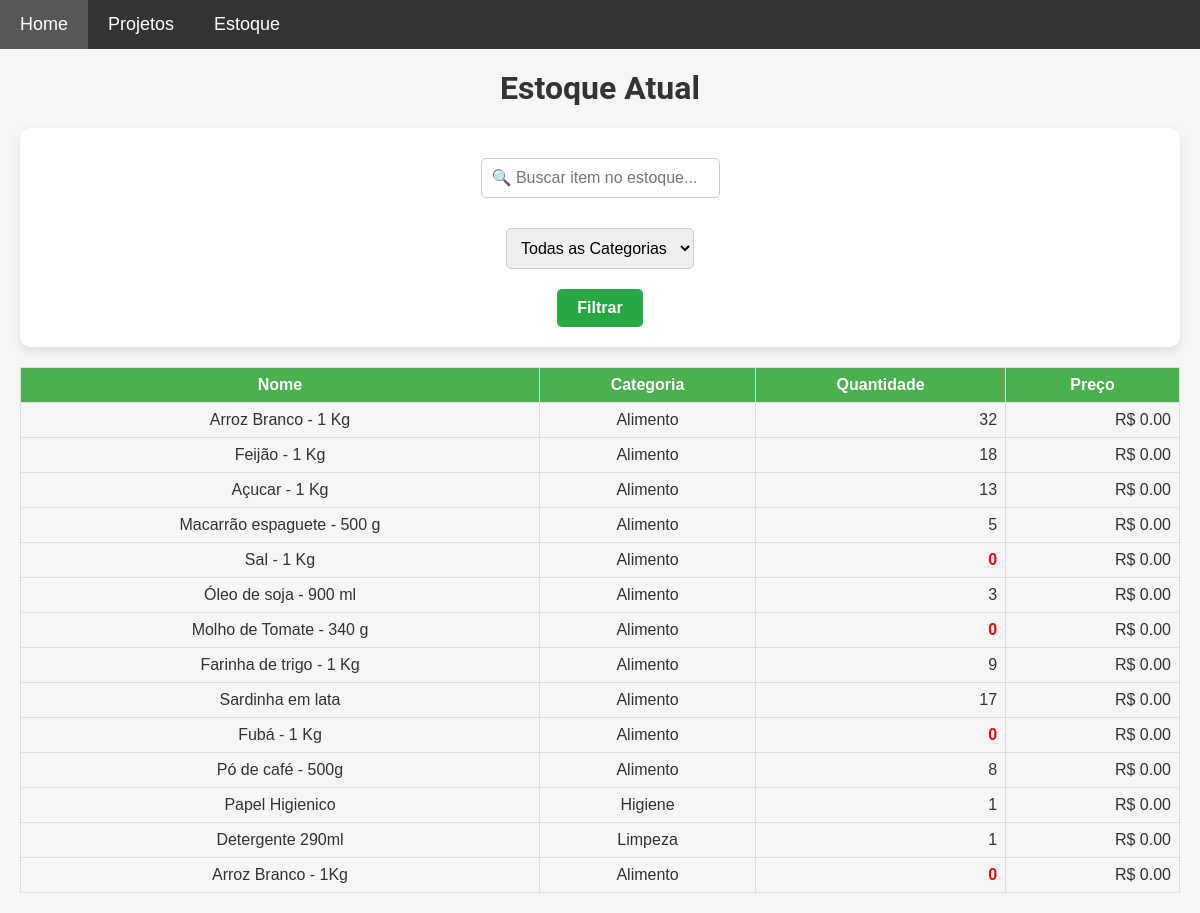
The page /estoque on the database its author committed.
### models.py (models this page shows)
class Item(db.Model):
    __table_args__ = {'extend_existing': True}  # Estende a tabela existente ao invés de tentar recriá-la
    id = db.Column(db.Integer, primary_key=True)
    nome = db.Column(db.String(100), nullable=False)
    descricao = db.Column(db.Text, nullable=False)
    categoria = db.Column(db.String(50), nullable=False)
    quantidade = db.Column(db.Integer, nullable=False, default=0)
    preco = db.Column(db.Float, nullable=False)

### app.py (the view)
@app.route('/estoque')
def estoque_atual():
    busca = request.args.get('busca', '')  # Termo de busca, se houver
    categoria = request.args.get('categoria', '')  # Categoria selecionada, se houver
    itens = Item.query.all()
    if busca:
        busca_sem_acentos = remover_acentos(busca).lower()
        itens = [item for item in itens if busca_sem_acentos in remover_acentos(item.nome).lower()]
    if categoria and categoria != 'todas':
        itens = [item for item in itens if item.categoria == categoria]
    categorias = list(set([item.categoria for item in Item.query.all()]))
    return render_template('estoque_atual.html', itens=itens, categorias=categorias)

### templates/estoque_atual.html (shortened to what this page needs)
{% extends 'base.html' %}
{% block content %}
<h1>Estoque Atual</h1>
<form id="search-form" method="GET" action="/estoque" class="search-form">
    <div class="form-group">
        <input type="text" name="busca" id="search" placeholder="🔍 Buscar item no estoque..." value="{{ request.args.get('busca', '') }}">
    </div>
    <div class="form-group">
        <select name="categoria" id="categoria">
            <option value="todas">Todas as Categorias</option>
        </select>
    </div>
    <div class="form-group">
        <button type="submit"> Filtrar</button>
    </div>
</form>
{% if itens %}
<table class="estoque-table" id="estoqueTable" data-sort-direction="asc">
    <thead>
        <tr>
            <th>Nome </th>
            <th>Categoria </th>
            <th>Quantidade </th>
            <th>Preço </th>
        </tr>
    </thead>
    <tbody>
        {% for item in itens %}
        <tr>
            <td>{{ item.nome }}</td>
            <td>{{ item.categoria }}</td>
            <td class="{{ 'alerta' if item.quantidade <= 0 else '' }}">{{ item.quantidade }}</td>
            <td>R$ {{ '%.2f' | format(item.preco) }}</td>
        </tr>
        {% endfor %}
    </tbody>
</table>
{% else %}
    <p class="mensagens danger">Nenhum item encontrado.</p>
{% endif %}
{% endblock %}

### templates/base.html (shortened to what this page needs)
<!DOCTYPE html>
<html lang="pt-BR">
<head>
    <link rel="stylesheet" href="{{ url_for('static', filename='css/style.css') }}">
</head>
<body>
    <nav class="navbar">
        <ul class="main-menu">
            <li><a href="{{ url_for('home') }}">Home</a></li>
            <li class="dropdown">
                <a href="javascript:void(0)" class="dropbtn">Projetos</a>
            </li>
            <li class="dropdown">
                <a href="javascript:void(0)" class="dropbtn">Estoque</a>
            </li>
        </ul>
    </nav>
    <div class="content">
        {% block content %}{% endblock %}
    </div>
</body>
</html>

### static/css/style.css (style rules this page uses)
body { font-family: 'Roboto', sans-serif; background-color: #f4f7f6; margin: 0; padding: 0; color: #333; }
h1, h3 { text-align: center; margin-top: 0; }
a { text-decoration: none; color: white; transition: background-color 0.3s ease; }
.content { padding: 20px; }
form { background-color: white; padding: 20px; border-radius: 10px; box-shadow: 0 4px 10px rgba(0, 0, 0, 0.1); margin-bottom: 20px; }
input[type="text"], input[type="date"], textarea, select { width: 100%; padding: 10px; margin: 10px 0; border: 1px solid #ccc; border-radius: 5px; font-size: 16px; box-sizing: border-box; }
form input[type="text"], form input[type="date"] { max-width: 200px; display: inline-block; margin-right: 10px; }
button { padding: 10px 20px; background-color: #28a745; color: white; border: none; border-radius: 5px; font-size: 16px; font-weight: bold; cursor: pointer; transition: background-color 0.3s ease; }
.estoque-table { width: 100%; border-collapse: collapse; margin-top: 20px; font-family: Arial, sans-serif; }
.estoque-table th, .estoque-table td { border: 1px solid #ddd; padding: 8px; }
.estoque-table th { background-color: #4CAF50; color: white; text-align: center; font-weight: bold; }
.estoque-table td { text-align: center; }
.estoque-table td:nth-child(3), .estoque-table td:nth-child(4) { text-align: right; }
.estoque-table td.alerta { color: red; font-weight: bold; }
.navbar { background-color: #333; font-family: Arial, sans-serif; display: flex; align-items: center; position: relative; z-index: 1000; }
.navbar ul { list-style-type: none; margin: 0; padding: 0; display: flex; flex-wrap: wrap; }
.navbar ul li { position: relative; }
.navbar ul.main-menu > li > a { display: block; color: white; text-align: center; padding: 14px 20px; text-decoration: none; font-size: 18px; }
.form-group { flex: 1; margin-right: 20px; }
.form-group:last-child { margin-right: 0; }
.search-form { display: flex; align-items: center; justify-content: center; flex-wrap: wrap; margin-bottom: 20px; }
.search-form .form-group { margin-right: 10px; }
.search-form .form-group:last-child { margin-right: 0; }
.search-form input[type="text"] { width: 1500px; max-width: 100%; padding: 10px; font-size: 16px; }
.search-form select { width: 200px; padding: 10px; font-size: 16px; }
.search-form button { padding: 10px 20px; font-size: 16px; background-color: #28a745; color: white; border: none; border-radius: 5px; cursor: pointer; }
@media (max-width: 1600px) { .search-form { flex-direction: column; align-items: center; } }
@media (max-width: 1600px) { .search-form .form-group { margin-right: 0; margin-bottom: 10px; } }
@media (max-width: 1600px) { .search-form .form-group:last-child { margin-bottom: 0; } }
@media (max-width: 1600px) { .search-form input[type="text"] { width: 100%; } }
@media (max-width: 1600px) { .search-form select, .search-form button { width: auto; } }

### rows shown on the page
Item: nome "Arroz Branco - 1 Kg", categoria "Alimento", quantidade "32", preco "0.00"
Item: nome "Feijão - 1 Kg", categoria "Alimento", quantidade "18", preco "0.00"
Item: nome "Açucar - 1 Kg", categoria "Alimento", quantidade "13", preco "0.00"
Item: nome "Macarrão espaguete - 500 g", categoria "Alimento", quantidade "5", preco "0.00"
Item: nome "Sal - 1 Kg", categoria "Alimento", quantidade "0", preco "0.00"
Item: nome "Óleo de soja - 900 ml", categoria "Alimento", quantidade "3", preco "0.00"
Item: nome "Molho de Tomate - 340 g", categoria "Alimento", quantidade "0", preco "0.00"
Item: nome "Farinha de trigo - 1 Kg", categoria "Alimento", quantidade "9", preco "0.00"
Item: nome "Sardinha em lata", categoria "Alimento", quantidade "17", preco "0.00"
Item: nome "Fubá - 1 Kg", categoria "Alimento", quantidade "0", preco "0.00"
Item: nome "Pó de café - 500g", categoria "Alimento", quantidade "8", preco "0.00"
Item: nome "Papel Higienico", categoria "Higiene", quantidade "1", preco "0.00"
Item: nome "Detergente 290ml", categoria "Limpeza", quantidade "1", preco "0.00"
Item: nome "Arroz Branco - 1Kg", categoria "Alimento", quantidade "0", preco "0.00"
